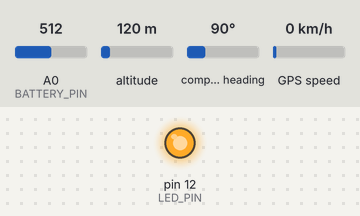
Simulated run of this sketch. Board: Arduino Uno, built with avr-gcc and run on an emulated ATmega328P. On the bench: output pins drawn as LEDs (lit = HIGH). The inputs (shaded band) are chosen by the test bench; at power-on: A0 (BATTERY_PIN) = 512, altitude 120 m, compass heading 90°, GPS speed 0 km/h. The GPS gets a fix after 3 s at 37.7749, -122.4194 with 8 satellites; what the sketch prints to the serial monitor is not drawn.

Above: at 1.2 s.
1.3 s: A0 (BATTERY_PIN) set to 716
11.5 s: A0 (BATTERY_PIN) set to 992
Timing chart, 0 to 14.5 s (numbered marks = the images above; inputs shaded):
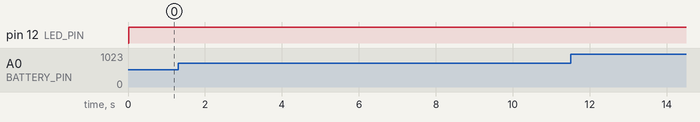

The sketch:

gps_beacon_xbee.ino
```cpp
#include <TinyGPS++.h>
#include <SoftwareSerial.h>

#define SS_RX_PIN 4
#define SS_TX_PIN 3

#define LED_PIN 12
#define BATTERY_PIN A0

#define TX_PERIOD 10000

#define BATTERY_MINIMUM 3500
#define BATTERY_MAXIMUM 4200

TinyGPSPlus GPS;
SoftwareSerial GPS_SS(SS_RX_PIN, SS_TX_PIN);

int battery_millivolt;
long last_TX_time;

void setup()
{
  Serial.begin(9600);
  GPS_SS.begin(9600);
  pinMode(LED_PIN,OUTPUT);

  last_TX_time = -TX_PERIOD;
}

void loop()
{
  while(GPS_SS.available()>0){
    GPS.encode(GPS_SS.read());
  }


  long now = millis();
  if(now-last_TX_time > TX_PERIOD)
  {
    last_TX_time = now;
    battery_monitor();
    gps_TX();
  }

}
```

udf.ino
```cpp
void battery_monitor()
{
  battery_millivolt = map(analogRead(BATTERY_PIN),0,713,0,3785);

  // Blink LED if battery low
  if(battery_millivolt<BATTERY_MINIMUM && (millis()/500)%2){
    digitalWrite(LED_PIN,LOW);
  }
  else{
    digitalWrite(LED_PIN,HIGH);
  }
}

void gps_TX()
{
  byte payload[10];

  byte battery_bits, satellite_bits;
  long latitude_bits, longitude_bits;

  // converting battery level for payload
  battery_bits = constrain(map(battery_millivolt,BATTERY_MINIMUM,BATTERY_MAXIMUM,0,100),0,100);

  // converting satellite count for payload
  if(GPS.satellites.isValid()){
    satellite_bits = constrain(GPS.satellites.value(),0x00,0xff);
  }
  else{
    satellite_bits = 0;
  }

  // converting latitude and longitude for payload
  if(GPS.location.isValid()){
    latitude_bits = GPS.location.lat()*10000;
    longitude_bits = GPS.location.lng()*10000;
  }
  else
  {
    latitude_bits = 0;
    longitude_bits = 0;
  }

  // Constructing payload
  payload[0] = battery_bits;
  payload[1] = satellite_bits;

  payload[2] = latitude_bits>>24;
  payload[3] = latitude_bits>>16;
  payload[4] = latitude_bits>>8;
  payload[5] = latitude_bits;

  payload[6] = longitude_bits>>24;
  payload[7] = longitude_bits>>16;
  payload[8] = longitude_bits>>8;
  payload[9] = longitude_bits;

  Serial.write(payload, 10);


}
```

Measured:
- after the input at 1.3 s, every drawn part: stays the same
- after the input at 11.5 s, every drawn part: stays the same
